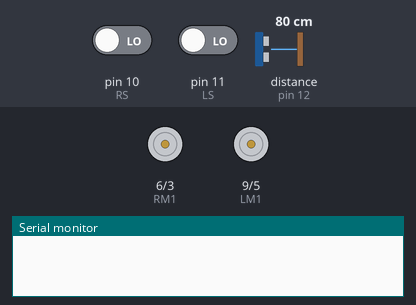
The sketch below on a simulated Arduino Uno, built with avr-gcc and run on an emulated ATmega328P. Shown: motor-driver pin pairs drawn as motors (green arrow = first pin HIGH = forward, orange = second pin HIGH = backward, longer = more drive), the last lines printed to the serial monitor. Wiring (inferred from the names in the program): ultrasonic range finder: trigger pin 13; echo pin 12. Inputs (shaded band) come from the test bench; at power-on: pin 10 (RS) LOW, pin 11 (LS) LOW, distance to the obstacle (sensor on pin 12) 80 cm. The echo pulse lasts 58.3 µs per cm.

Above: at 1.2 s.
1.3 s: pin 10 (RS) driven HIGH
At 2.4 s:
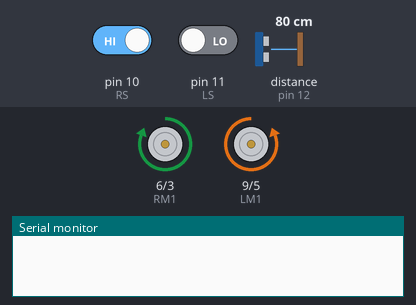
2.8 s: pin 11 (LS) driven HIGH
At 3.4 s:
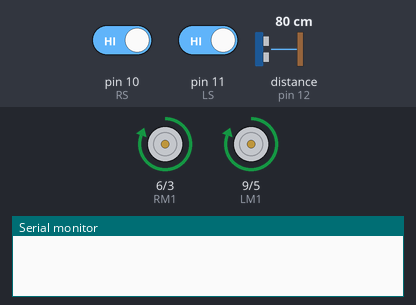
4.3 s: pin 10 (RS) driven LOW
At 4.6 s:
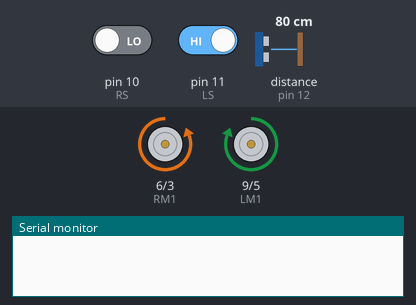
5.8 s: distance to the obstacle (sensor on pin 12) set to 12 cm
7.3 s: distance to the obstacle (sensor on pin 12) set to 9 cm
At 8.0 s:
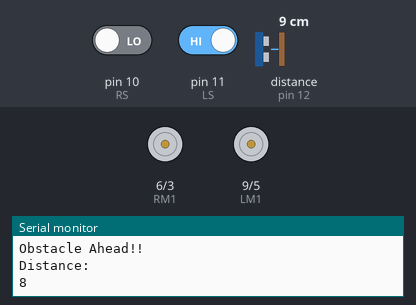
8.8 s: distance to the obstacle (sensor on pin 12) set to 18 cm
At 9.1 s:
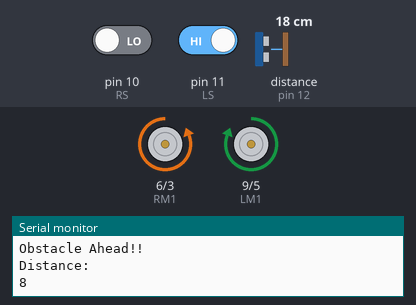
Timing chart, 0 to 11.3 s (numbered marks = the images above; inputs shaded):
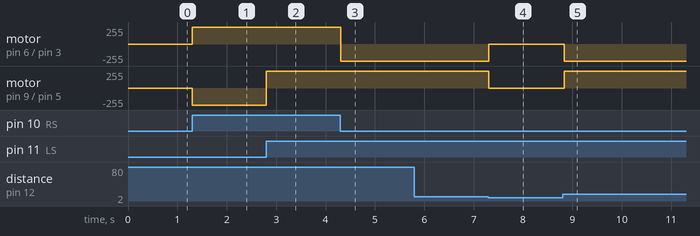

Measured:
- the behaviour switches between 11 and 10 cm on distance to the obstacle (sensor on pin 12) (found by bisection; images 3 and 4)
- after the input at 1.3 s, motor on pin 6 (RM1) / pin 3 (RM2): stopped → forward 255/255 at once; motor on pin 9 (LM1) / pin 5 (LM2): stopped → backward 255/255 at once
- after the input at 2.8 s, motor on pin 9 (LM1) / pin 5 (LM2): backward 255/255 → forward 255/255 at once
- after the input at 4.3 s, motor on pin 6 (RM1) / pin 3 (RM2): forward 255/255 → backward 255/255 at once
- after the input at 5.8 s, every drawn part: stays the same
- after the input at 7.3 s, motor on pin 6 (RM1) / pin 3 (RM2): backward 255/255 → stopped at once; motor on pin 9 (LM1) / pin 5 (LM2): forward 255/255 → stopped at once
- after the input at 8.8 s, motor on pin 6 (RM1) / pin 3 (RM2): stopped → backward 255/255 at once; motor on pin 9 (LM1) / pin 5 (LM2): stopped → forward 255/255 at once

The sketch:

LineFollower_IR_US.ino
```cpp
int LS = 11;
int RS =  10;
int LM1 = 9;
int RM1 = 6;
int LM2 = 5;
int RM2 = 3;

const int trigPin = 13;
const int echoPin = 12;

long duration;
int distance;

void setup() {
  // put your setup code here, to run once:
 pinMode(LS ,INPUT);
 pinMode(RS , INPUT);
 pinMode(LM1 , OUTPUT);
 pinMode(RM1 , OUTPUT);
 pinMode(LM2 , OUTPUT);
 pinMode(RM2 , OUTPUT);
 pinMode(trigPin, OUTPUT);
 pinMode(echoPin, INPUT);
 Serial.begin(9600);
}

void loop() {
  // put your main code here, to run repeatedly:
// Clears the trigPin
digitalWrite(trigPin, LOW);
delayMicroseconds(2);
// Sets the trigPin on HIGH state for 10 micro seconds
digitalWrite(trigPin, HIGH);
delayMicroseconds(10);
digitalWrite(trigPin, LOW);
// Reads the echoPin, returns the sound wave travel time in microseconds
duration = pulseIn(echoPin, HIGH);
// Calculating the distance
distance= duration*0.034/2;
// Prints the distance on the Serial Monitor

if (distance < 10 )
{
  Serial.println("Obstacle Ahead!!");
  Serial.println("Distance:");
  Serial.println(distance);
  digitalWrite(LM1 , LOW);
  digitalWrite(LM2 , LOW);
  digitalWrite(RM1 , LOW);
  digitalWrite(RM2 , LOW);
}

else
{
  if(digitalRead(LS) && digitalRead(RS)) //FORWARD
 {
  digitalWrite(LM1 , HIGH);
  digitalWrite(LM2 , LOW);
  digitalWrite(RM1 , HIGH);
  digitalWrite(RM2 , LOW);
 }

if(digitalRead(LS) && !(digitalRead(RS))) //LEFT
{
  digitalWrite(LM1 , HIGH);
  digitalWrite(LM2 , LOW);
  digitalWrite(RM1 , LOW);
  digitalWrite(RM2 , HIGH);
}

if(!(digitalRead(LS)) && digitalRead(RS)) //RIGHT
{
digitalWrite(LM1 , LOW);
  digitalWrite(LM2 , HIGH);
  digitalWrite(RM1 , HIGH);
  digitalWrite(RM2 , LOW);
}

if(!(digitalRead(LS)) && !(digitalRead(RS))) //BACKWARD
{
  digitalWrite(LM1 , LOW);
  digitalWrite(LM2 , LOW);
  digitalWrite(RM1 , LOW);
  digitalWrite(RM2 , LOW);
}

}

};
```
